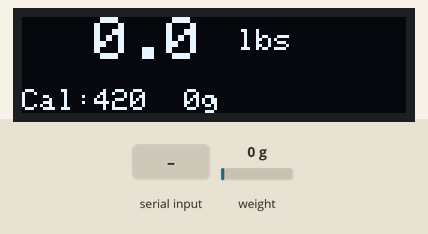
Recording of a sketch running on a simulated ESP32-C6. Shown: 128×32 one-colour display. The inputs (shaded band) are chosen by the test bench; at power-on: weight on the scale 0 g. What the sketch prints to the serial monitor is not drawn.

Above: at 2.3 s.
2.4 s: "+\n" received over Serial
At 4.2 s:
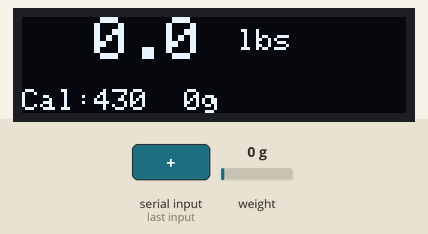
4.8 s: weight on the scale set to 100 g
At 6.0 s:
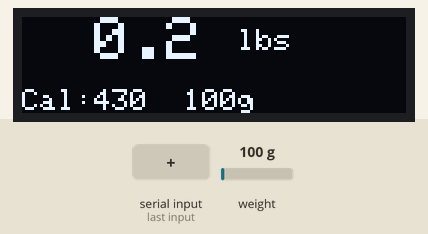
6.4 s: "-\n" received over Serial
At 8.0 s:
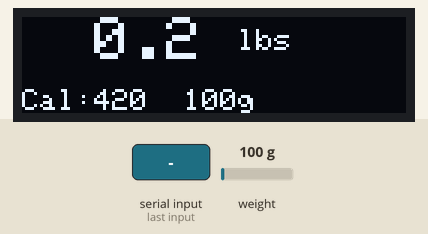
8.9 s: weight on the scale set to 1250 g
At 9.8 s:
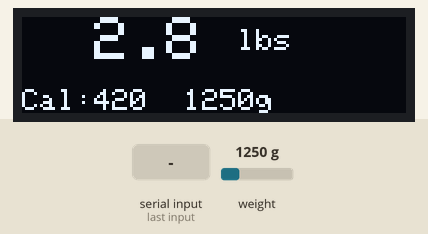
10.5 s: weight on the scale set to 2500 g
At 11.5 s:
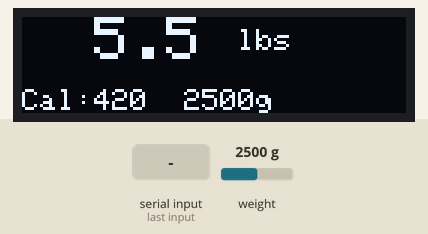
Timing chart, 0 to 13.5 s (numbered marks = the images above; inputs shaded):
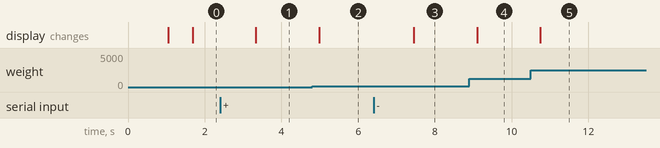

Measured:
- after the input at 2.4 s, the display: changes after 0.93 s (image 1)
- after the input at 4.8 s, the display: changes after 0.18 s (image 2)
- after the input at 6.4 s, the display: changes after 1.1 s (image 3)
- after the input at 8.9 s, the display: changes after 0.20 s (image 4)
- after the input at 10.5 s, the display: changes after 0.24 s (image 5)

The sketch:

Calibration.ino
```cpp
/*
 * OpenScale Calibration Utility
 *
 * Use this sketch to calibrate your load cell.
 *
 * Instructions:
 * 1. Upload this sketch to your ESP32C6
 * 2. Open Serial Monitor at 115200 baud
 * 3. Remove all weight from the scale
 * 4. Press 't' to tare
 * 5. Place a known weight on the scale
 * 6. Enter the known weight value
 * 7. Adjust calibration factor with '+'/'-' until reading matches
 * 8. Note the calibration factor and update config.h
 *
 * Serial Commands:
 *   t - Tare (zero) the scale
 *   + - Increase calibration factor by 10
 *   - - Decrease calibration factor by 10
 *   ] - Increase calibration factor by 100
 *   [ - Decrease calibration factor by 100
 *   r - Print raw reading
 *   c - Print current calibration factor
 *   0-9 - Enter known weight (then press Enter)
 */

#include <HX711.h>
#include <Wire.h>
#include <Adafruit_GFX.h>
#include <Adafruit_SSD1306.h>

// Pin Definitions for XIAO ESP32C6
#define HX711_DT_PIN    D4
#define HX711_SCK_PIN   D5
#define I2C_SDA_PIN     D1
#define I2C_SCL_PIN     D0

// OLED Configuration (128x32 display)
#define SCREEN_WIDTH    128
#define SCREEN_HEIGHT   32
#define OLED_RESET      -1
#define OLED_ADDRESS    0x3C

// Global Objects
HX711 scale;
Adafruit_SSD1306 display(SCREEN_WIDTH, SCREEN_HEIGHT, &Wire, OLED_RESET);

// Calibration factor - start with a reasonable default
float calibrationFactor = 420.0f;
String inputBuffer = "";

void setup() {
  Serial.begin(115200);
  delay(1000);

  Serial.println("\n========================================");
  Serial.println("OpenScale Calibration Utility");
  Serial.println("========================================\n");

  // Initialize I2C and display
  Wire.begin(I2C_SDA_PIN, I2C_SCL_PIN);
  if (display.begin(SSD1306_SWITCHCAPVCC, OLED_ADDRESS)) {
    display.clearDisplay();
    display.setTextSize(1);
    display.setTextColor(SSD1306_WHITE);
    display.setCursor(0, 0);
    display.println("Calibration Mode");
    display.display();
  }

  // Initialize HX711
  Serial.println("Initializing HX711...");
  scale.begin(HX711_DT_PIN, HX711_SCK_PIN);

  // Wait for HX711 to be ready
  int timeout = 0;
  while (!scale.is_ready() && timeout < 100) {
    delay(50);
    timeout++;
  }

  if (!scale.is_ready()) {
    Serial.println("ERROR: HX711 not found!");
    Serial.println("Check wiring:");
    Serial.println("  DT  -> D4");
    Serial.println("  SCK -> D5");
    Serial.println("  VCC -> 3.3V");
    Serial.println("  GND -> GND");
    while (1) {
      delay(1000);
    }
  }

  Serial.println("HX711 found!\n");

  // Read raw value to verify connection
  long rawValue = scale.read();
  Serial.printf("Raw reading: %ld\n\n", rawValue);

  // Set initial calibration and tare
  scale.set_scale(calibrationFactor);
  Serial.println("Remove all weight and press 't' to tare...\n");

  printHelp();
}

void printHelp() {
  Serial.println("Commands:");
  Serial.println("  t - Tare (zero) the scale");
  Serial.println("  + - Calibration factor +10");
  Serial.println("  - - Calibration factor -10");
  Serial.println("  ] - Calibration factor +100");
  Serial.println("  [ - Calibration factor -100");
  Serial.println("  r - Print raw reading");
  Serial.println("  c - Print calibration factor");
  Serial.println("  h - Print this help");
  Serial.println("  Enter number - Set known weight\n");
}

void loop() {
  // Read current weight
  float weight = 0;
  if (scale.is_ready()) {
    weight = scale.get_units(5);  // Average 5 readings
  }

  // Update display
  updateDisplay(weight);

  // Print weight to serial periodically
  static unsigned long lastPrint = 0;
  if (millis() - lastPrint > 500) {
    lastPrint = millis();
    Serial.printf("Weight: %.1f g  |  Cal Factor: %.1f  |  Raw: %ld\n",
                  weight, calibrationFactor, scale.read_average(3));
  }

  // Handle serial input
  while (Serial.available()) {
    char c = Serial.read();

    if (c == '\n' || c == '\r') {
      // Process buffered input
      if (inputBuffer.length() > 0) {
        processInput(inputBuffer);
        inputBuffer = "";
      }
    } else if (c == 't') {
      // Tare
      Serial.println("\nTaring... keep scale empty");
      scale.tare(10);
      Serial.println("Tare complete!\n");
    } else if (c == '+') {
      calibrationFactor += 10;
      scale.set_scale(calibrationFactor);
      Serial.printf("Calibration factor: %.1f\n", calibrationFactor);
    } else if (c == '-') {
      calibrationFactor -= 10;
      scale.set_scale(calibrationFactor);
      Serial.printf("Calibration factor: %.1f\n", calibrationFactor);
    } else if (c == ']') {
      calibrationFactor += 100;
      scale.set_scale(calibrationFactor);
      Serial.printf("Calibration factor: %.1f\n", calibrationFactor);
    } else if (c == '[') {
      calibrationFactor -= 100;
      scale.set_scale(calibrationFactor);
      Serial.printf("Calibration factor: %.1f\n", calibrationFactor);
    } else if (c == 'r') {
      Serial.printf("Raw reading: %ld\n", scale.read());
    } else if (c == 'c') {
      Serial.printf("\n*** Calibration Factor: %.1f ***\n\n", calibrationFactor);
      Serial.println("Copy this to config.h:");
      Serial.printf("#define CALIBRATION_FACTOR  %.1ff\n\n", calibrationFactor);
    } else if (c == 'h') {
      printHelp();
    } else if ((c >= '0' && c <= '9') || c == '.' || c == '-') {
      inputBuffer += c;
    }
  }

  delay(10);
}

void processInput(String input) {
  float knownWeight = input.toFloat();
  if (knownWeight != 0) {
    Serial.printf("\nSetting known weight: %.1f g\n", knownWeight);
    Serial.println("Adjust calibration with +/- until reading matches.\n");
  }
}

void updateDisplay(float weight) {
  display.clearDisplay();

  // Weight in pounds (primary) and grams
  float weightLbs = weight / 453.592f;

  // Current weight - large text
  display.setTextSize(2);
  display.setCursor(0, 0);
  display.printf("%5.1f", weightLbs);

  display.setTextSize(1);
  display.setCursor(72, 4);
  display.print("lbs");

  // Calibration factor on bottom row
  display.setCursor(0, 24);
  display.printf("Cal:%.0f  %.0fg", calibrationFactor, weight);

  display.display();
}
```
